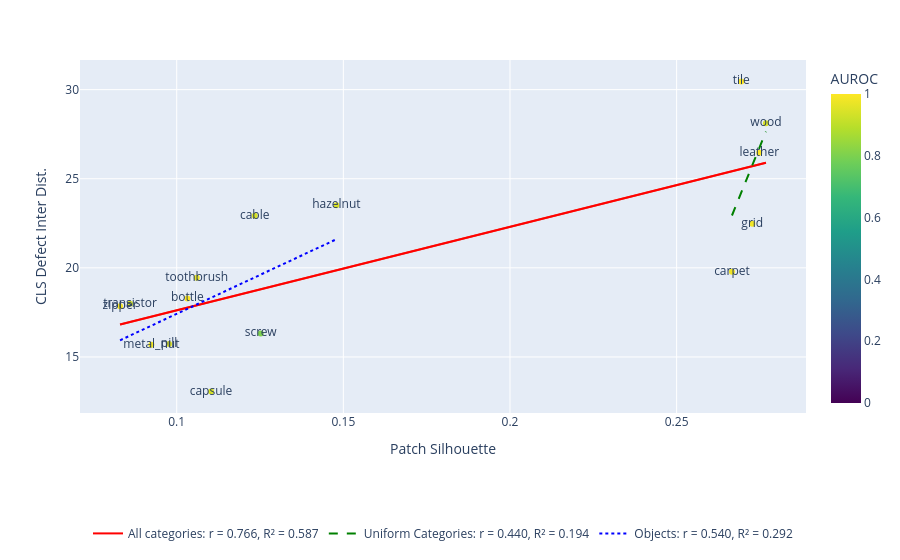

The notebook cell saved with this chart:
### Code cell
plot_df = combined.reset_index()

fig = px.scatter(
    plot_df,
    x="Patch Silhouette",
    y="CLS Defect Inter Dist.",
    text="category",
    hover_name="category",
    trendline="ols",
    color="AUROC",
    color_continuous_scale="Viridis",
    range_color=[0, 1],
)

texture_categories = [
    "carpet",
    "grid",
    "leather",
    "tile",
    "wood",
]

texture_df = combined.loc[
    combined.index.isin(texture_categories)
].copy()

object_df = combined.loc[
    ~combined.index.isin(texture_categories)
].copy()

add_trendline(
    fig,
    plot_df["Patch Silhouette"],
    plot_df["CLS Defect Inter Dist."],
    name="All categories"
)

add_trendline(
    fig,
    texture_df["Patch Silhouette"],
    texture_df["CLS Defect Inter Dist."],
    name="Uniform Categories",
    colour="green",
    dash="dash"
)

add_trendline(
    fig,
    object_df["Patch Silhouette"],
    object_df["CLS Defect Inter Dist."],
    name="Objects",
    colour="blue",
    dash="dot"
)

fig.update_layout(
    title=None,
    legend=dict(
        orientation="h",
        x=0.5,
        y=-0.3,
        xanchor="center",
    ),
)

fig.show()

fig.write_image(
    IMAGE_DIR / "cls_def_inter_patch_sil.svg",
    width=1200,
    height=450,
)
